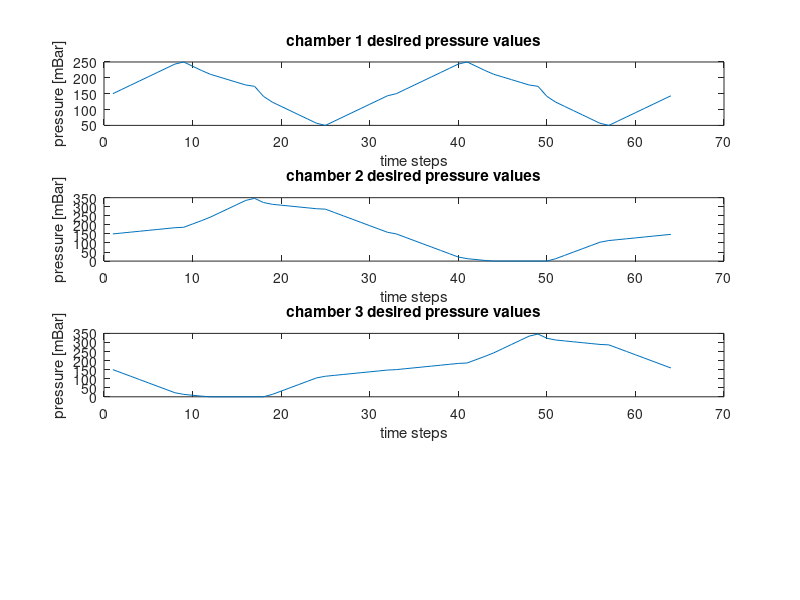

This figure's MATLAB source: (Note: this script raises an error after producing the figure.)
% close all; clear;

%% parameters
nchambers = 3;
rp = 0.1; % distance between center of pressure force and the axis
alpha_p = 100; % maps pressure to force. 1mbar = 100N/m2
alpha = rp * alpha_p;% parameter to be assigned
p_offset = 150; % preload pressure value in one chamber

%% Trajectories
trajectory_number = 3;

% Trajectory 1: 1D bending
if trajectory_number == 1
    slope = 600000; % 32 time steps instead of 38, around 10s traj
    force_peak = 3000; % [N] 
    up = 0:slope/force_peak:force_peak;
    down = force_peak:-slope/force_peak:0;
    f0 = [up, down];
    f1 = zeros(1,length(f0));

% Trajectory 2: a half-8-shape
elseif trajectory_number == 2
    slope = 300000; %32 steps, 10s
    force_peak = 1500; % [N]
    up = 0:slope/force_peak:force_peak;
    down = force_peak:-slope/force_peak:0;
    f0 = [up, down, -up, -down];
    f1 = [up, up + force_peak, down + force_peak, down];
    
% Trajectory 3: a (full) 8-shape
elseif trajectory_number == 3
    slope = 300000; %32 steps, 10s
    force_peak = 1500; % [N]
    up = 0:slope/force_peak:force_peak;
    down = force_peak:-slope/force_peak:0;
    f0 = [up, down, -up, -down, up, down, -up, -down];
    f1 = [up, up + force_peak, down + force_peak, down, -up, -up - force_peak, -down - force_peak, -down];
    % Code BEP21 group:
    % @BEP21: Please think about what the difference is and possibly
    % integrate into a new trajectory id
    % f0 = [up, up + force_peak, down + force_peak, down, -up, -up - force_peak, -down - force_peak, -down];
    % f1 = [up, down, -up, -down, up, down, -up, -down];

% Trajectory 4: probably a circle (BEP21)
elseif trajectory_number == 4
    slope = 600000; % 32 time steps instead of 38, around 10s traj
    force_peak = 3000; % [N] 
    up = 0:slope/force_peak:force_peak;
    down = force_peak:-slope/force_peak:0;
    num_reps = 10;
    l_seq = length(up)+length(down);
    f0 = zeros(1, num_reps*l_seq);
    f1 = zeros(1, num_reps*l_seq);
    for i = 1:1:num_reps
        f0(1, (i-1)*l_seq+1:i*l_seq) = cos(i*0.2*pi)*[up, down];
        f1(1, (i-1)*l_seq+1:i*l_seq) = sin(i*0.2*pi)*[up, down];
    end
end

%% Generate pressure sequences for trajectories
% four chamber case
if nchambers == 4
    pp = 1 / alpha * [1/2 0; 0 1/2; -1/2 0; 0 -1/2] * [f0;f1] + p_offset;
    p0 = pp(1,:) - min([zeros(1,length(pp));pp(1,:);pp(3,:)]);
    p1 = pp(2,:) - min([zeros(1,length(pp));pp(2,:);pp(4,:)]);
    p2 = pp(3,:) - min([zeros(1,length(pp));pp(1,:);pp(3,:)]);
    p3 = pp(4,:) - min([zeros(1,length(pp));pp(2,:);pp(4,:)]);
    % Trying to smooth the pressure profiles 
    p0 = smooth(p0);
    p1 = smooth(p1);
    p2 = smooth(p2);
    p3 = smooth(p3);
    
    disp('peak pressures [mBar]: ');
    disp([max(p0) max(p1) max(p2) max(p3)]);
    disp('time steps: ');
    disp(length(pp));
    disp('pressure offset [mBar]: ');
    disp(p_offset);
    disp('delta pressure [mBar]: ');
    disp([max(p0)-min(p0) max(p1)-min(p1) max(p2)-min(p2) max(p3)-min(p3)]);
    
elseif nchambers == 3
% three chamber case
    pp = 1 / alpha * [2/3 0; -1/3 1/sqrt(3); -1/3 -1/sqrt(3)] * [f0;f1] + p_offset;
    p0 = pp(1,:) - min([zeros(1,length(pp));pp(1,:);pp(2,:);pp(3,:)]);
    p1 = pp(2,:) - min([zeros(1,length(pp));pp(1,:);pp(2,:);pp(3,:)]);
    p2 = pp(3,:) - min([zeros(1,length(pp));pp(1,:);pp(2,:);pp(3,:)]);
end

figure;
subplot(4,1,1); plot(p0); title('chamber 1 desired pressure values'); ylabel('pressure [mBar]'); xlabel('time steps');
subplot(4,1,2); plot(p1); title('chamber 2 desired pressure values'); ylabel('pressure [mBar]'); xlabel('time steps');
subplot(4,1,3); plot(p2); title('chamber 3 desired pressure values'); ylabel('pressure [mBar]'); xlabel('time steps');
if nchambers == 4
    subplot(4,1,4); plot(p3); title('chamber 4 desired pressure values'); ylabel('pressure [mBar]'); xlabel('time steps');
end

% suptitle('trajectory 1 desired pressure values');
% figure; plot(f0,f1); xlabel('f0 [N]'), ylabel('f1 [N]'); title('forces in x and y');

%% Initialise VTEM
vtem_control = VtemControl("192.168.4.3", 502, nchambers);
vtem_control.connect();

% Acknowledge errors
vtem_control.acknowledge_errors_all_slots();

if vtem_control.activate_pressure_regulation_all_slots() == false
    throw(MException("valve_test:activate_pressure_regulation_single_slot", "Failed to activate pressure regulation."))
end

%% Run trajectories

% slowely scale up the pressure in all chambers
for frac_p=0:0.25:1
    vtem_control.set_all_pressures(round(frac_p*p_offset)*ones(nchambers,1));
    pause(0.3);
end

offset_pressure_reached = false;
while offset_pressure_reached ~= true
    offset_pressure_reached = true;
    for valveIdx=0:1:nchambers
        if vtem_control.get_single_pressure(valveIdx) < 0.98*p_offset
            offset_pressure_reached = false;
            break;
        end
    end
    disp('waiting to reach offset pressure...')
    pause(0.25);
end

pause(5);

tic
x = zeros(length(pp), nchambers);
for i=1:1:length(pp)
    x(i,:) =  (vtem_control.get_all_pressures())';
    
    vtem_control.set_single_pressure(0, round(p0(i))); % here you set pressure!
    vtem_control.set_single_pressure(1, round(p1(i)));
    vtem_control.set_single_pressure(2, round(p2(i)));
    if nchambers == 4
        vtem_control.set_single_pressure(3, round(p3(i)));
    end
    pause(0.1); % 10Hz
end
toc

for frac_p=1:-0.25:0
    vtem_control.set_all_pressures(round(frac_p*p_offset)*ones(nchambers,1));
    pause(0.3);
end

%% Shut-down
% deactivate pressure regulation
if vtem_control.deactivate_pressure_regulation_all_slots() == false
    throw(MException("valve_test:deactivate_pressure_regulation_single_slot", "Failed to deactivate pressure regulation."))
end

% disconnect
vtem_control.disconnect();

%% Plot experiment
figure;
title('Desired and actual pressure values');
subplot(2,2,1); plot(x(1:end,1)); hold on; plot(p0'); legend('read values','desired values'); xlabel('time steps'); ylabel('pressures [mBar]'); title('chamber 1');
subplot(2,2,2); plot(x(1:end,2)); hold on; plot(p1'); legend('read values','desired values'); xlabel('time steps'); ylabel('pressures [mBar]'); title('chamber 2');
subplot(2,2,3); plot(x(1:end,3)); hold on; plot(p2'); legend('read values','desired values'); xlabel('time steps'); ylabel('pressures [mBar]'); title('chamber 3');
if nchambers==4
    subplot(2,2,4); plot(x(1:end,4)); hold on; plot(p3'); legend('read values','desired values'); xlabel('time steps'); ylabel('pressures [mBar]'); title('chamber 4');
end
